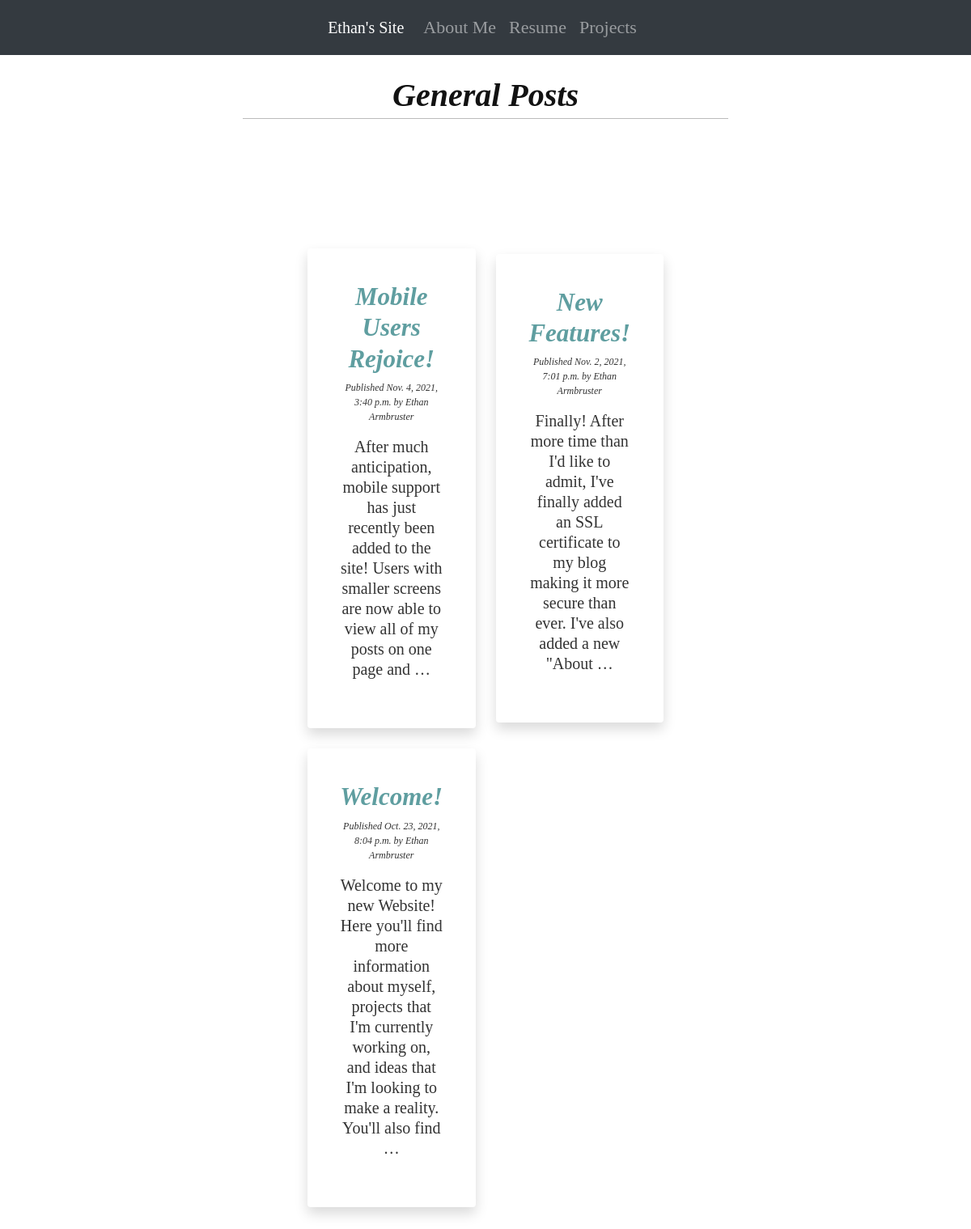
The app's page /, older data.
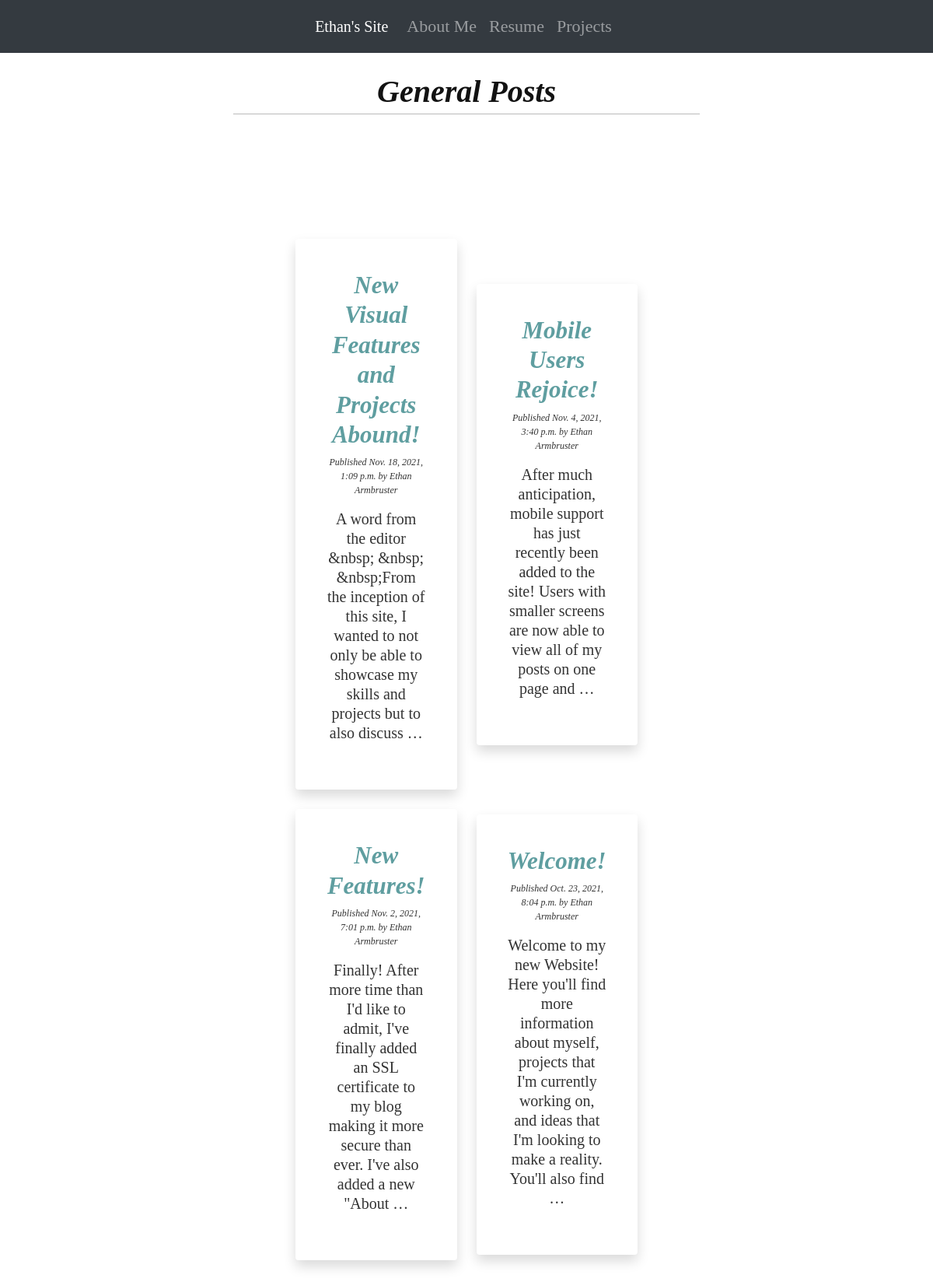
The same page, newer data.
### functionality/models.py (models this page shows, shortened)
class Post(models.Model):
    STATUS_CHOICES = (
        ('draft', 'Draft'), ('published', 'Published'),
    )
    title = models.CharField(max_length=500)
    slug = models.SlugField(max_length=500, unique_for_date='publish')
    author = models.ForeignKey(User, on_delete=models.CASCADE, related_name='blog_posts')
    body = RichTextField(blank=True, null=True)
    publish = models.DateTimeField(default=django.utils.timezone.now)
    created = models.DateTimeField(auto_now_add=True)
    updated = models.DateTimeField(auto_now=True)
    status = models.CharField(max_length=10, choices=STATUS_CHOICES, default='draft')
    objects = models.Manager()
    published = PublishedManager()
    class Meta:
        ordering = ('-publish',)
    def get_absolute_url(self):
        return reverse('functionality:post_detail', args=[self.publish.year,
                                                 self.publish.month,
                                                 self.publish.day,
                                                 self.slug])

### functionality/views.py (the view)
# urls.py: path('', views.post_list, name='post_list'),
def post_list(request):
    posts = Post.published.all()
    return render(request, 'html/list.html', {'posts': posts})

### functionality/models.py (called while the page is built)
    def get_queryset(self):
        return super(PublishedManager, self).get_queryset().filter(status='published')

### functionality/templates/html/list.html (shortened to what this page needs)
{% extends "html/base.html" %}
{% load static %}
{% load tz %}
{% block content %}
    <h1 class="times header"><span>General Posts</span></h1>
    <div id="blog_post_grid" class="grid-container">
        {% for post in posts %}
            <div id="indiv_post_card" class=" grid-item border-0 frame shadow secondary-theme card">
                <h2>
                    <a class="times post_title_color" href="{{ post.get_absolute_url }}">
                        {{ post.title }}
                    </a>
                </h2>
                <p class="date">
                    Published {{ post.publish|timezone:"America/New_York" }}
                    by {{ post.author.first_name }} {{ post.author.last_name }}
                </p>
                <div class="times_info">
                        {{ post.body|striptags|truncatewords:30 }}
                </div>
            </div>
        {% endfor %}
    </div>
{% endblock %}

### functionality/templates/html/base.html (shortened to what this page needs)
{% load static %}
<!DOCTYPE html>
<html lang="en">
<head>
    <link href="{% static "css/blog.css" %}" rel="stylesheet">
    <link href="{% static "css/home.css" %}" rel="stylesheet">
    <link rel="stylesheet" href="https://stackpath.bootstrapcdn.com/bootstrap/4.3.1/css/bootstrap.min.css"
>
</head>
<body onload="check_width()">
<nav class="navbar navbar-expand-md navbar-dark bg-dark cen">
    <div class="collapse navbar-collapse justify-content-center" id="navbarSupportedContent">
        <a class="navbar-brand times_nonI" href="/">Ethan's Site</a>
        <ul class="navbar-nav mr-auto">
            <li class="nav-item">
                <a class="nav-link times_nonI" href="{% url 'functionality:about_me' %}">About Me</a>
            </li>
            <li class="nav-item">
                <a class="nav-link times_nonI" href="{% static 'documents/Ethan_Armbruster_Resume.pdf' %}">Resume</a>
            </li>
            <li class="nav-item">
                <a class="nav-link times_nonI" href="https://github.com/armbrustere">Projects</a>
            </li>
        </ul>
    </div>
</nav>
<div class="wrapper">
    {% block content %}
    {% endblock %}
</div>
</body>
</html>

### functionality/static/css/blog.css (style rules this page uses)
.times { color: #121212; font-family: 'times new roman', serif; font-weight: 700; font-style: italic; font-size: 1.9375rem; line-height: 2.25rem; }
.header { margin-top: 2rem; margin-bottom: 5rem; font-size: 40px; text-align: center; }
.post_title_color { color: cadetblue; }
.times_nonI { color: #121212; font-family: 'times new roman', serif; font-weight: 200; font-size: 22px; line-height: 2.25rem; }
.times_info { font-style: normal; font-stretch: normal; margin-bottom: 1.25rem; color: #333; font-family: 'times new roman', serif; font-weight: 300; font-size: 1.25rem; line-height: 1.5625rem; }
.wrapper { max-width: calc(720px - (30px * 2)); position: relative; margin-right: auto; margin-left: auto; padding-right: 30px; padding-left: 30px; }
body { margin: 0; padding: 0; font-family: helvetica, sans-serif; }
a { color: #343a40; text-decoration: none; }
h1 { font-weight: normal; border-bottom: 1px solid #bbb; padding: 0 0 10px 0; }
h2 { font-weight: normal; margin: 30px 0 0; }
p.date { color: #333333; font-family: georgia, serif; font-size: 12px; font-style: italic; }

### functionality/static/css/home.css (style rules this page uses)
.grid-container { display: grid; grid-template-columns: auto auto; padding: 80px; grid-column-gap: 25px; grid-row-gap: 25px; align-items: center; align-self: center; justify-items: center; justify-content: center; }
.grid-item { padding: 40px; font-size: 60px; text-align: center; }
.card { position: relative; display: -ms-flexbox; display: flex; -ms-flex-direction: column; flex-direction: column; word-wrap: break-word; background-color: #282c37b3; background-clip: border-box; -webkit-background-clip: border-box; border: 1px solid rgba(0, 0, 0, .125); border-radius: 1rem; }

Row changes from the older to the newer data that the page shows:
added Post: title "New Visual Features and Projects Abound!", publish "Nov. 18, 2021, 1:09 p.m.", author.first_name "Ethan", author.last_name "Armbruster", body "A word from the editor &nbsp; &nbsp; &nbsp;From the inception of this site, I wanted to not only be able to showcase my skills and projects but to also discuss …"
